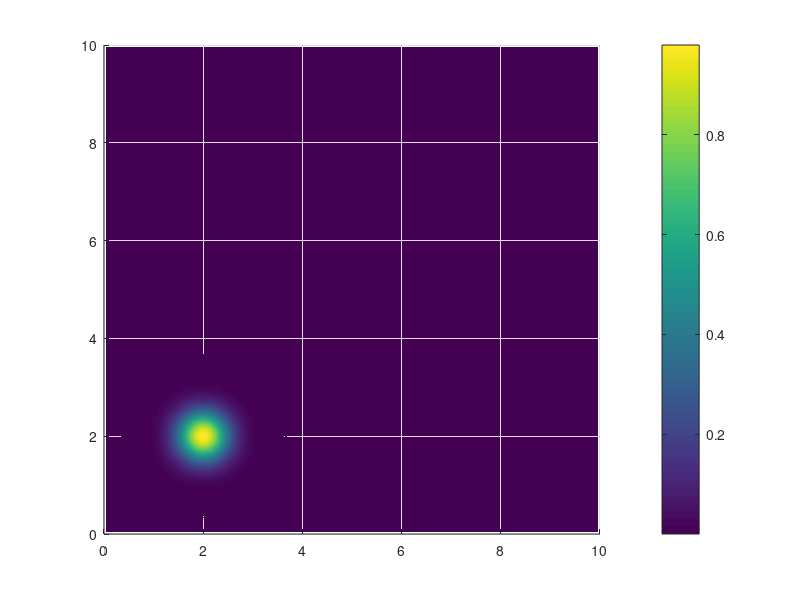

MATLAB code to generate this figure: (Note: this script raises an error after producing the figure.)
% 2D diffusion Finite volume scheme
% solve d_t u - D(d_x u + d_y u) = 0
clear all; close all; format long;

% flux limiter for TVD scheme
lim = 'VL'


%% Parameters of the model 
mu = 1; % mobilities
nu = 1;
CFL = 0.0005;
gam = 30; % gamma for pressure
Kg = (gam+1)/gam; % pressure coeff
Pm = 30; % max pressure
pres = @(m,n) Kg*(m+n).^gam; % pressure fun
Gp = @(p) 200/pi*atan(4*max(0,Pm-p)); % growth fun

% Space discretization
Lx = 10;
Ly = 10;

dx = 0.1; dy = 0.1;

x = dx/2:dx:Lx;
y = dy/2:dy:Ly;

[X,Y] = meshgrid(x,y);
left_boundary = 0;
right_boundary = Lx;
bottom_boundary =0;
top_boundary=Ly;
% Time discretization 
dt = 1e-6;
T = 1;
tt=0;

Z = zeros(size(X));


% initial condition
am = 1;
an = 0.8;
bm =5e-1;
bn =5e-8;

sig = 0.5;
x0=2; y0=2;
init_f = @(x,y,t) ((sig/sqrt(4*t+sig^2))^2*(exp(-((x-x0)/sqrt(4*t+sig^2)).^2)).*(exp(-((y-y0)/sqrt(4*t+sig^2)).^2))) ;
u_init = init_f(X,Y,0);


m = u_init;

h1 = figure(1)
surf(X,Y,m);
view(2);
colorbar
shading interp


tt_plot=0;
nbx= size(x,2);
nby=size(y,2);
inc=1;inc2=1;
%%
while tt<T
    tt
    
    v_x = zeros(nby,nbx+1); % velocity in x-direction
    v_x(:,2:nbx) = -(m(:,2:nbx)-m(:,1:nbx-1))./dx; 
    v_y = zeros(nby+1,nbx); % velocity in x-direction
    v_y(2:nby,:) = -(m(2:nby,:)-m(1:nby-1,:))./dy; 
    
%     [Fmxi12] = TVD_convection_flux_x(ones(nbx,nby),v_x,nbx,nby,dx,dt,lim);
%     [Fmyi12] = TVD_convection_flux_y(ones(nbx,nby),v_y,nbx,nby,dx,dt,lim);
    
    [Fmxi12] = ospre_convection_flux_x(ones(nbx,nby),v_x,nbx,nby,dx,dt);
    [Fmyi12] = ospre_convection_flux_y(ones(nbx,nby),v_y,nbx,nby,dx,dt);
    
    dt=1e-4;
    ui12= v_x;
    dt= min(dt,CFL*min(dx)/(max(nu,mu)*(max(max(ui12, [], 'all'),abs(min(ui12, [], 'all'))))));
    ui12= v_y;
    dt= min(dt,CFL*min(dx)/(max(nu,mu)*(max(max(ui12, [], 'all'),abs(min(ui12, [], 'all'))))));
    

        m = -mu*dt*(Fmxi12(:,2:nbx+1)-Fmxi12(:,1:nbx))./(dy) ...
        -mu*dt*(Fmyi12(2:nby+1,:)-Fmyi12(1:nby,:))./(dy) + m ;

    
        u_ex = init_f(X,Y,tt);

    if tt_plot>0.01
        tt_plot=0;
        h1 = figure(1)
        surf(X,Y,m);
        view(2);
        colorbar
        shading interp
        
        figure(2)
        surf(X,Y,u_ex);
        view(2);
        colorbar
        shading interp

        error(inc2) = dx.*dy.*sqrt(sum(sum((m-u_ex).^2)));
        
        
        massn(inc2) = dx.*dy.*sum(sum(m(:,:)));
        figure(3)
        plot(massn)
      
        figure(4)
        plot(error)
        
        inc2=inc2+1;
        
        
    end
    tt = dt+tt;
    tt_plot = tt_plot+dt;
    inc=inc+1;
end